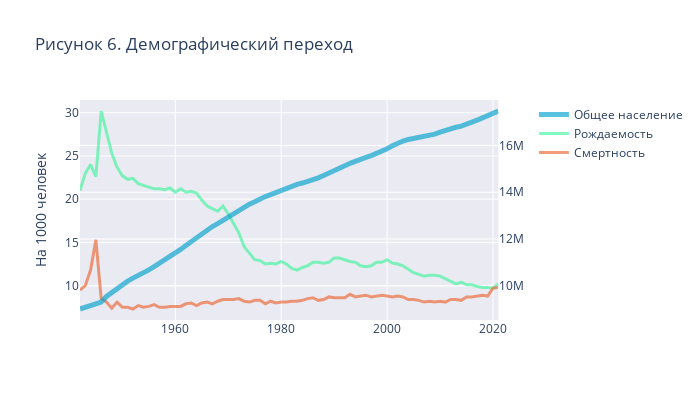

The notebook cell this image was saved under:
### Code cell
fig = make_subplots(specs=[[{"secondary_y": True}]])

fig.add_trace(go.Scatter(
    x=df['Periods'], 
    y=df['Population on 1 January (number)'],
    name = 'Общее население',
    line = dict(width=5, color='rgba(0, 161, 205, 0.65)'),
    mode = 'lines',
    marker=dict(color='#87b9c9',opacity=0.65),
    ), 
    secondary_y=True
    )

fig.add_trace(go.Scatter(
    x=df['Periods'], 
    y=df['Live born children/Live born children, ratio (per 1,000)'],
    name = 'Рождаемость',
    line = dict(width=3, color='rgba(66, 245, 158, 0.65)'),
    mode = 'lines',
    marker=dict(color='#87b9c9', opacity=0.65),
    ))

fig.add_trace(go.Scatter(
    x=df['Periods'], 
    y=df['Deaths/Deaths, ratio (per 1,000)'],
    name = 'Смертность',
    line = dict(width=3, color='rgba(235, 103, 52, 0.65)'),
    mode = 'lines',
    marker=dict(color='#87b9c9',opacity=0.65),
    ))





layout = go.Layout(
    xaxis=dict(
               title='Год',
               showgrid=False,
               linewidth=2,
               ticks='outside',
               gridwidth=5,
               gridcolor='rgba(255, 255, 255, 0.9)'
              ),
    yaxis=dict(
               showline=False,
               gridwidth=5,
               gridcolor='rgba(255, 255, 255, 0.9)',
               nticks=10
              ),
    )


fig.update_layout(
    title_text='Рисунок 6. Демографический переход',
    autosize=False,
    width=700,
    height=400,
    barmode='group',
    plot_bgcolor='#eaeaf2'  
    )

fig.update_yaxes(title_text="На 1000 человек", secondary_y=False)

fig.show()
fig.write_image("transition.svg")

### Figure 1 — Plotly figure (JSON) as saved in the notebook; plotly's stock layout.template omitted (floating-point values rounded to 4 significant figures)
{"data": [{"line": {"color": "rgba(0, 161, 205, 0.65)", "width": 5}, "marker": {"color": "#87b9c9", "opacity": 0.65}, "mode": "lines", "name": "Общее население", "type": "scatter", "x": [1942, 1943, 1944, 1945, 1946, 1947, 1948, 1949, 1950, 1951, 1952, 1953, 1954, 1955, 1956, 1957, 1958, 1959, 1960, 1961, 1962, 1963, 1964, 1965, 1966, 1967, 1968, 1969, 1970, 1971, 1972, 1973, 1974, 1975, 1976, 1977, 1978, 1979, 1980, 1981, 1982, 1983, 1984, 1985, 1986, 1987, 1988, 1989, 1990, 1991, 1992, 1993, 1994, 1995, 1996, 1997, 1998, 1999, 2000, 2001, 2002, 2003, 2004, 2005, 2006, 2007, 2008, 2009, 2010, 2011, 2012, 2013, 2014, 2015, 2016, 2017, 2018, 2019, 2020, 2021], "xaxis": "x", "y": [9007722, 9076250, 9128570, 9220294, 9304301, 9542659, 9715890, 9884415, 10026773, 10200280, 10328343, 10435631, 10550737, 10680023, 10821661, 10957040, 11095726, 11278024, 11417254, 11556008, 11721416, 11889962, 12041970, 12212269, 12377194, 12535307, 12661095, 12798346, 12957621, 13119430, 13269563, 13387623, 13491020, 13599092, 13733578, 13814495, 13897874, 13985526, 14091014, 14208586, 14285829, 14339551, 14394589, 14453833, 14529430, 14615125, 14714948, 14805240, 14892574, 15010445, 15129150, 15239182, 15341553, 15424122, 15493889, 15567107, 15654192, 15760225, 15863950, 15987075, 16105285, 16192572, 16258032, 16305526, 16334210, 16357992, 16405399, 16485787, 16574989, 16655799, 16730348, 16779575, 16829289, 16900726, 16979120, 17081507, 17181084, 17282163, 17407585, 17475415], "yaxis": "y2"}, {"line": {"color": "rgba(66, 245, 158, 0.65)", "width": 3}, "marker": {"color": "#87b9c9", "opacity": 0.65}, "mode": "lines", "name": "Рождаемость", "type": "scatter", "x": [1942, 1943, 1944, 1945, 1946, 1947, 1948, 1949, 1950, 1951, 1952, 1953, 1954, 1955, 1956, 1957, 1958, 1959, 1960, 1961, 1962, 1963, 1964, 1965, 1966, 1967, 1968, 1969, 1970, 1971, 1972, 1973, 1974, 1975, 1976, 1977, 1978, 1979, 1980, 1981, 1982, 1983, 1984, 1985, 1986, 1987, 1988, 1989, 1990, 1991, 1992, 1993, 1994, 1995, 1996, 1997, 1998, 1999, 2000, 2001, 2002, 2003, 2004, 2005, 2006, 2007, 2008, 2009, 2010, 2011, 2012, 2013, 2014, 2015, 2016, 2017, 2018, 2019, 2020, 2021], "y": [21, 23, 24, 22.6, 30.2, 27.8, 25.3, 23.7, 22.7, 22.3, 22.4, 21.8, 21.6, 21.4, 21.2, 21.2, 21.1, 21.3, 20.8, 21.2, 20.8, 20.9, 20.7, 19.9, 19.2, 18.9, 18.6, 19.2, 18.3, 17.2, 16.1, 14.5, 13.7, 13, 12.9, 12.5, 12.6, 12.5, 12.8, 12.5, 12, 11.8, 12.1, 12.3, 12.7, 12.7, 12.6, 12.7, 13.2, 13.2, 13, 12.8, 12.7, 12.3, 12.2, 12.3, 12.7, 12.7, 13, 12.6, 12.5, 12.3, 11.9, 11.5, 11.3, 11.1, 11.2, 11.2, 11.1, 10.8, 10.5, 10.2, 10.4, 10.1, 10.1, 9.9, 9.8, 9.8, 9.7, 10.2]}, {"line": {"color": "rgba(235, 103, 52, 0.65)", "width": 3}, "marker": {"color": "#87b9c9", "opacity": 0.65}, "mode": "lines", "name": "Смертность", "type": "scatter", "x": [1942, 1943, 1944, 1945, 1946, 1947, 1948, 1949, 1950, 1951, 1952, 1953, 1954, 1955, 1956, 1957, 1958, 1959, 1960, 1961, 1962, 1963, 1964, 1965, 1966, 1967, 1968, 1969, 1970, 1971, 1972, 1973, 1974, 1975, 1976, 1977, 1978, 1979, 1980, 1981, 1982, 1983, 1984, 1985, 1986, 1987, 1988, 1989, 1990, 1991, 1992, 1993, 1994, 1995, 1996, 1997, 1998, 1999, 2000, 2001, 2002, 2003, 2004, 2005, 2006, 2007, 2008, 2009, 2010, 2011, 2012, 2013, 2014, 2015, 2016, 2017, 2018, 2019, 2020, 2021], "y": [9.5, 10, 11.8, 15.3, 8.5, 8.1, 7.4, 8.1, 7.5, 7.5, 7.3, 7.7, 7.5, 7.6, 7.8, 7.5, 7.5, 7.6, 7.6, 7.6, 7.9, 8, 7.7, 8, 8.1, 7.9, 8.2, 8.4, 8.4, 8.4, 8.5, 8.2, 8.1, 8.3, 8.3, 7.9, 8.2, 8, 8.1, 8.1, 8.2, 8.2, 8.3, 8.5, 8.6, 8.3, 8.4, 8.7, 8.6, 8.6, 8.6, 9, 8.7, 8.8, 8.9, 8.7, 8.8, 8.9, 8.8, 8.7, 8.8, 8.7, 8.4, 8.4, 8.3, 8.1, 8.2, 8.1, 8.2, 8.1, 8.4, 8.4, 8.3, 8.7, 8.7, 8.8, 8.9, 8.8, 9.7, 9.8]}], "layout": {"autosize": false, "barmode": "group", "height": 400, "plot_bgcolor": "#eaeaf2", "title": {"text": "Рисунок 6. Демографический переход"}, "width": 700, "xaxis": {"anchor": "y", "autorange": true, "domain": [0, 0.94], "range": [1942, 2021], "type": "linear"}, "yaxis": {"anchor": "x", "autorange": true, "domain": [0, 1], "range": [6.028, 31.47], "title": {"text": "На 1000 человек"}, "type": "linear"}, "yaxis2": {"anchor": "x", "autorange": true, "overlaying": "y", "range": [8537000.0, 17950000.0], "side": "right", "type": "linear"}}}
